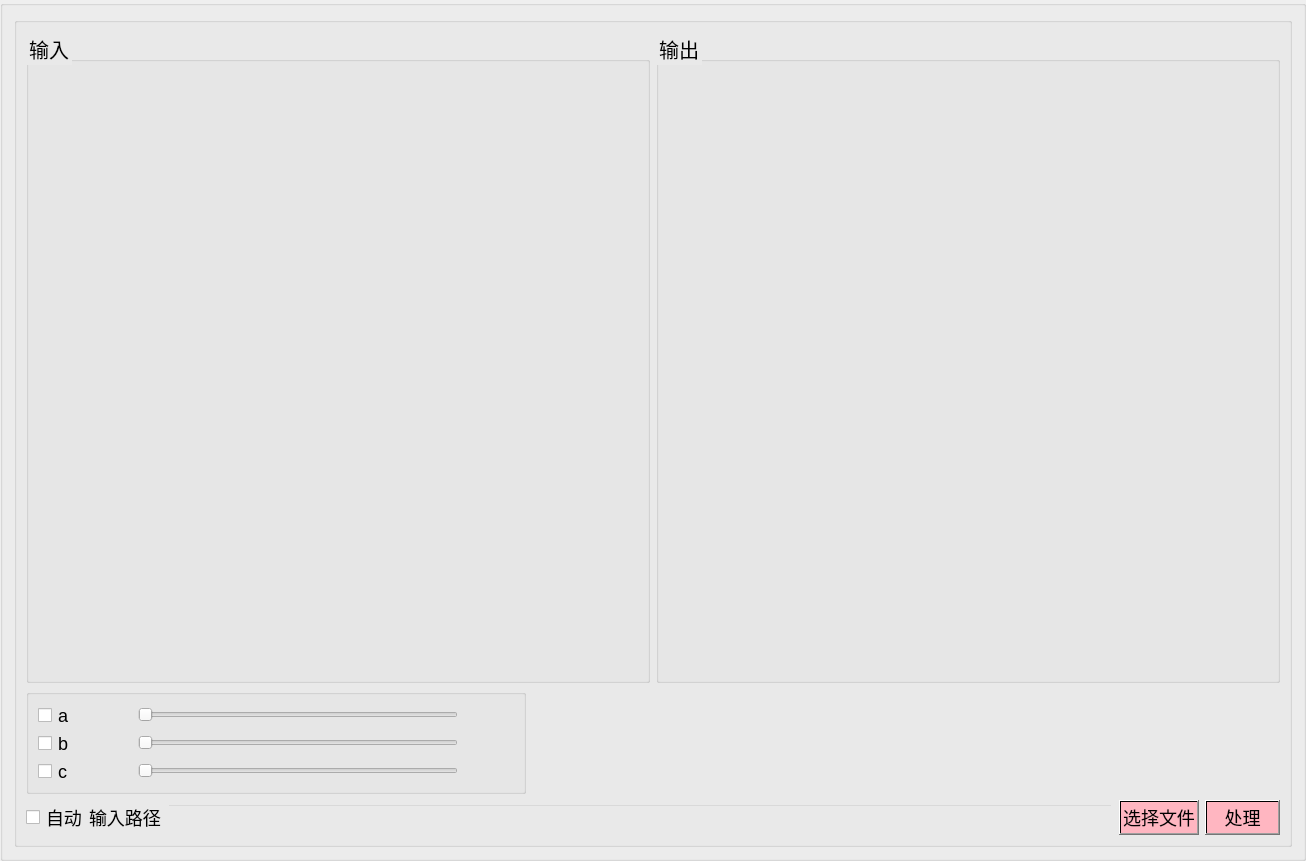
    <widget class="QGroupBox" name="groupBox">
     <property name="minimumSize">
      <size>
       <width>0</width>
       <height>0</height>
      </size>
     </property>
     <property name="maximumSize">
      <size>
       <width>16777215</width>
       <height>16777215</height>
      </size>
     </property>
     <property name="styleSheet">
      <string notr="true">font: 9pt &quot;Adobe 楷体 Std R&quot;;
font-color: rgb(255, 255, 255);
border-color: rgb(255, 255, 255);
qproperty-alignment:132;
gridline-color: rgb(255, 255, 255);
</string>
     </property>
     <property name="title">
      <string/>
     </property>
     <property name="flat">
      <bool>true</bool>
     </property>
     <property name="checkable">
      <bool>false</bool>
     </property>
     <layout class="QGridLayout" name="gridLayout">
      <item row="1" column="0">
       <layout class="QHBoxLayout" name="horizontalLayout_7">
        <item>
         <widget class="QGroupBox" name="groupBox_2">
          <property name="minimumSize">
           <size>
            <width>0</width>
            <height>0</height>
           </size>
          </property>
          <property name="maximumSize">
           <size>
            <width>16777215</width>
            <height>16777215</height>
           </size>
          </property>
          <property name="styleSheet">
           <string notr="true">font: 9pt &quot;Adobe 楷体 Std R&quot;;
font-color: rgb(255, 255, 255);
border-color: rgb(255, 255, 255);
qproperty-alignment:132;
gridline-color: rgb(255, 255, 255);
</string>
          </property>
          <property name="title">
           <string/>
          </property>
          <property name="flat">
           <bool>true</bool>
          </property>
          <property name="checkable">
           <bool>false</bool>
          </property>
          <layout class="QVBoxLayout" name="verticalLayout_2">
           <item>
            <layout class="QHBoxLayout" name="horizontalLayout_10">
             <item>
              <widget class="QGroupBox" name="groupBox_9">
               <property name="minimumSize">
                <size>
                 <width>0</width>
                 <height>0</height>
                </size>
               </property>
               <property name="maximumSize">
                <size>
                 <width>16777215</width>
                 <height>16777215</height>
                </size>
               </property>
               <property name="styleSheet">
                <string notr="true">font-Size:20px;</string>
               </property>
               <property name="title">
                <string>输入</string>
               </property>
               <layout class="QVBoxLayout" name="verticalLayout_10">
                <item>
                 <widget class="QLabel" name="img">
                  <property name="minimumSize">
                   <size>
                    <width>600</width>
                    <height>600</height>
                   </size>
                  </property>
                  <property name="maximumSize">
                   <size>
                    <width>600</width>
                    <height>600</height>
                   </size>
                  </property>
                  <property name="styleSheet">
                   <string>background-color:transparent;
font-size:16px;
</string>
                  </property>
                  <property name="text">
                   <string/>
                  </property>
                 </widget>
                </item>
               </layout>
              </widget>
             </item>
             <item>
              <widget class="QGroupBox" name="groupBox_10">
               <property name="minimumSize">
                <size>
                 <width>0</width>
                 <height>0</height>
                </size>
               </property>
               <property name="maximumSize">
                <size>
                 <width>16777215</width>
                 <height>16777215</height>
                </size>
               </property>
               <property name="styleSheet">
                <string notr="true">font-Size:20px;</string>
               </property>
               <property name="title">
                <string>输出</string>
               </property>
               <layout class="QVBoxLayout" name="verticalLayout_5">
                <item>
                 <widget class="QLabel" name="result">
                  <property name="minimumSize">
                   <size>
                    <width>600</width>
                    <height>600</height>
                   </size>
                  </property>
                  <property name="maximumSize">
                   <size>
                    <width>600</width>
                    <height>600</height>
                   </size>
                  </property>
                  <property name="styleSheet">
                   <string notr="true">background-color:transparent;
font-size:16px;
</string>
                  </property>
                  <property name="text">
                   <string/>
                  </property>
                 </widget>
                </item>
               </layout>
              </widget>
             </item>
            </layout>
           </item>
           <item>
            <widget class="QGroupBox" name="groupBox_7">
             <property name="minimumSize">
              <size>
               <width>500</width>
               <height>0</height>
              </size>
             </property>
             <property name="maximumSize">
              <size>
               <width>400</width>
               <height>16777215</height>
              </size>
             </property>
             <property name="styleSheet">
              <string notr="true">font-Size:18px;</string>
             </property>
             <property name="title">
              <string/>
             </property>
             <layout class="QVBoxLayout" name="verticalLayout_9">
              <item>
               <layout class="QHBoxLayout" name="horizontalLayout">
                <item>
                 <widget class="QCheckBox" name="af1">
                  <property name="text">
                   <string>a</string>
                  </property>
                 </widget>
                </item>
                <item>
                 <widget class="QSlider" name="fa">
                  <property name="minimumSize">
                   <size>
                    <width>320</width>
                    <height>0</height>
                   </size>
                  </property>
                  <property name="maximumSize">
                   <size>
                    <width>320</width>
                    <height>16777215</height>
                   </size>
                  </property>
                  <property name="orientation">
                   <enum>Qt::Horizontal</enum>
                  </property>
                 </widget>
                </item>
                <item>
                 <widget class="QLabel" name="f1">
                  <property name="minimumSize">
                   <size>
                    <width>50</width>
                    <height>0</height>
                   </size>
                  </property>
                  <property name="maximumSize">
                   <size>
                    <width>50</width>
                    <height>16777215</height>
                   </size>
                  </property>
                  <property name="text">
                   <string/>
                  </property>
                 </widget>
                </item>
               </layout>
              </item>
              <item>
               <layout class="QHBoxLayout" name="horizontalLayout_2">
                <item>
                 <widget class="QCheckBox" name="af2">
                  <property name="text">
                   <string>b</string>
                  </property>
                 </widget>
                </item>
                <item>
                 <widget class="QSlider" name="fb">
                  <property name="minimumSize">
                   <size>
                    <width>320</width>
                    <height>0</height>
                   </size>
                  </property>
                  <property name="maximumSize">
                   <size>
                    <width>320</width>
                    <height>16777215</height>
                   </size>
                  </property>
                  <property name="orientation">
                   <enum>Qt::Horizontal</enum>
                  </property>
                 </widget>
                </item>
                <item>
                 <widget class="QLabel" name="f2">
                  <property name="minimumSize">
                   <size>
                    <width>50</width>
                    <height>0</height>
                   </size>
                  </property>
                  <property name="maximumSize">
                   <size>
                    <width>50</width>
                    <height>16777215</height>
                   </size>
                  </property>
                  <property name="text">
                   <string/>
                  </property>
                 </widget>
                </item>
               </layout>
              </item>
              <item>
               <layout class="QHBoxLayout" name="horizontalLayout_18">
                <item>
                 <widget class="QCheckBox" name="af3">
                  <property name="text">
                   <string>c</string>
                  </property>
                 </widget>
                </item>
                <item>
                 <widget class="QSlider" name="fc">
                  <property name="minimumSize">
                   <size>
                    <width>320</width>
                    <height>0</height>
                   </size>
                  </property>
                  <property name="maximumSize">
                   <size>
                    <width>320</width>
                    <height>16777215</height>
                   </size>
                  </property>
                  <property name="orientation">
                   <enum>Qt::Horizontal</enum>
                  </property>
                 </widget>
                </item>
                <item>
                 <widget class="QLabel" name="f3">
                  <property name="minimumSize">
                   <size>
                    <width>50</width>
                    <height>0</height>
                   </size>
                  </property>
                  <property name="maximumSize">
                   <size>
                    <width>50</width>
                    <height>16777215</height>
                   </size>
                  </property>
                  <property name="text">
                   <string/>
                  </property>
                 </widget>
                </item>
               </layout>
              </item>
             </layout>
            </widget>
           </item>
           <item>
            <layout class="QHBoxLayout" name="horizontalLayout_6">
             <item>
              <widget class="QCheckBox" name="zd">
               <property name="styleSheet">
                <string notr="true">font-Size:18px;
</string>
               </property>
               <property name="text">
                <string>自动</string>
               </property>
              </widget>
             </item>
             <item>
              <widget class="QLabel" name="label_6">
               <property name="styleSheet">
                <string notr="true">font-Size:18px;</string>
               </property>
               <property name="text">
                <string>输入路径</string>
               </property>
              </widget>
             </item>
             <item>
              <widget class="QLineEdit" name="lineEdit_3">
               <property name="styleSheet">
                <string>background-color:transparent;
font-size:16px;
</string>
               </property>
              </widget>
             </item>
             <item>
              <widget class="QPushButton" name="pushButton_5">
               <property name="styleSheet">
                <string notr="true">font-Size:18px;
background:qlineargradient(spread:pad,x1:0,y1:0,x2:1,y2:1,stop:0 #FFb6c1,stop:1#FFb6c1);
</string>
               </property>
               <property name="text">
                <string>选择文件</string>
               </property>
              </widget>
             </item>
             <item>
              <widget class="QPushButton" name="pushButton_6">
               <property name="styleSheet">
                <string notr="true">background:qlineargradient(spread:pad,x1:0,y1:0,x2:1,y2:1,stop:0 #FFb6c1,stop:1#FFb6c1);
font-Size:18px;</string>
               </property>
               <property name="text">
                <string>处理</string>
               </property>
               <property name="default">
                <bool>false</bool>
               </property>
               <property name="flat">
                <bool>false</bool>
               </property>
              </widget>
             </item>
            </layout>
           </item>
          </layout>
         </widget>
        </item>
       </layout>
      </item>
     </layout>
    </widget>
